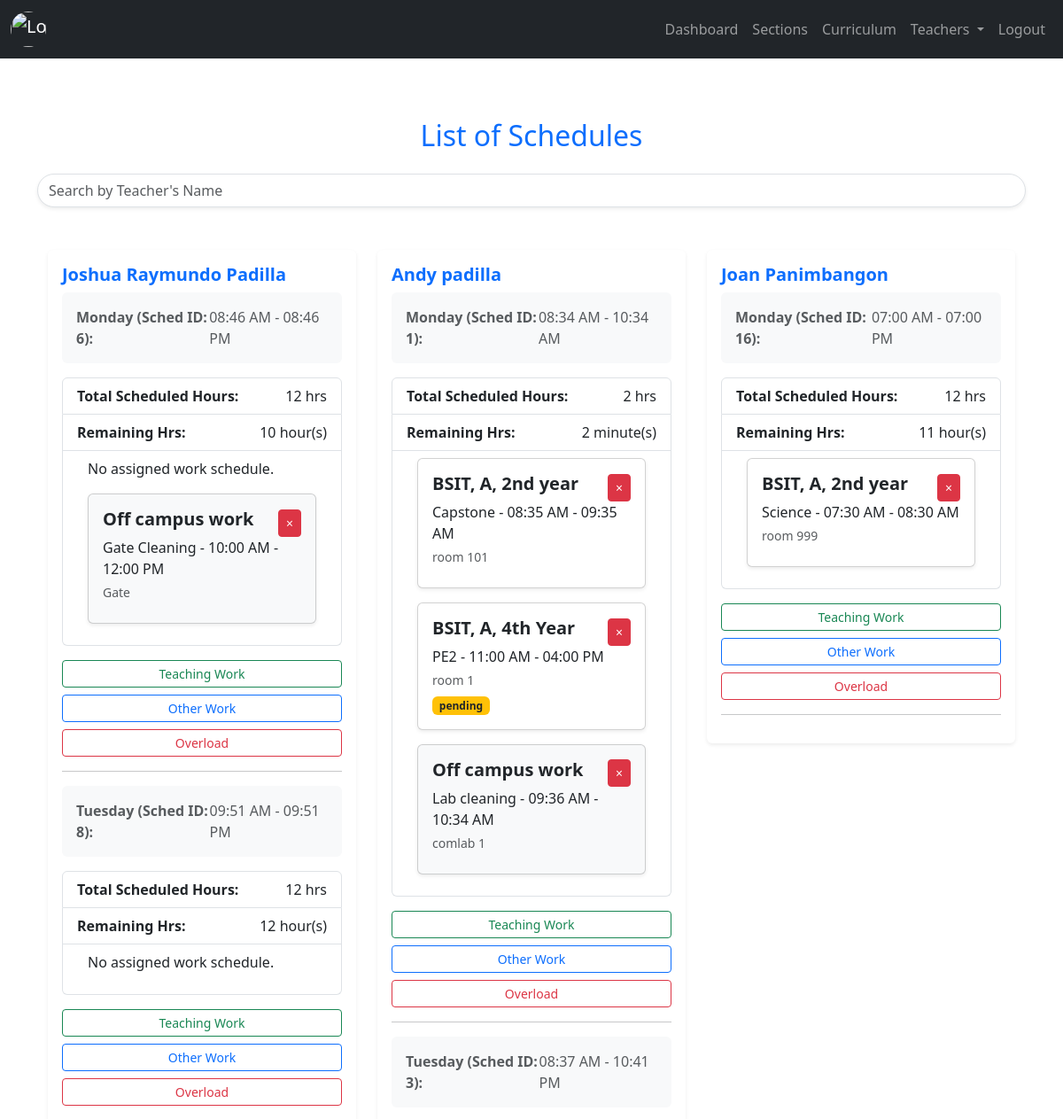
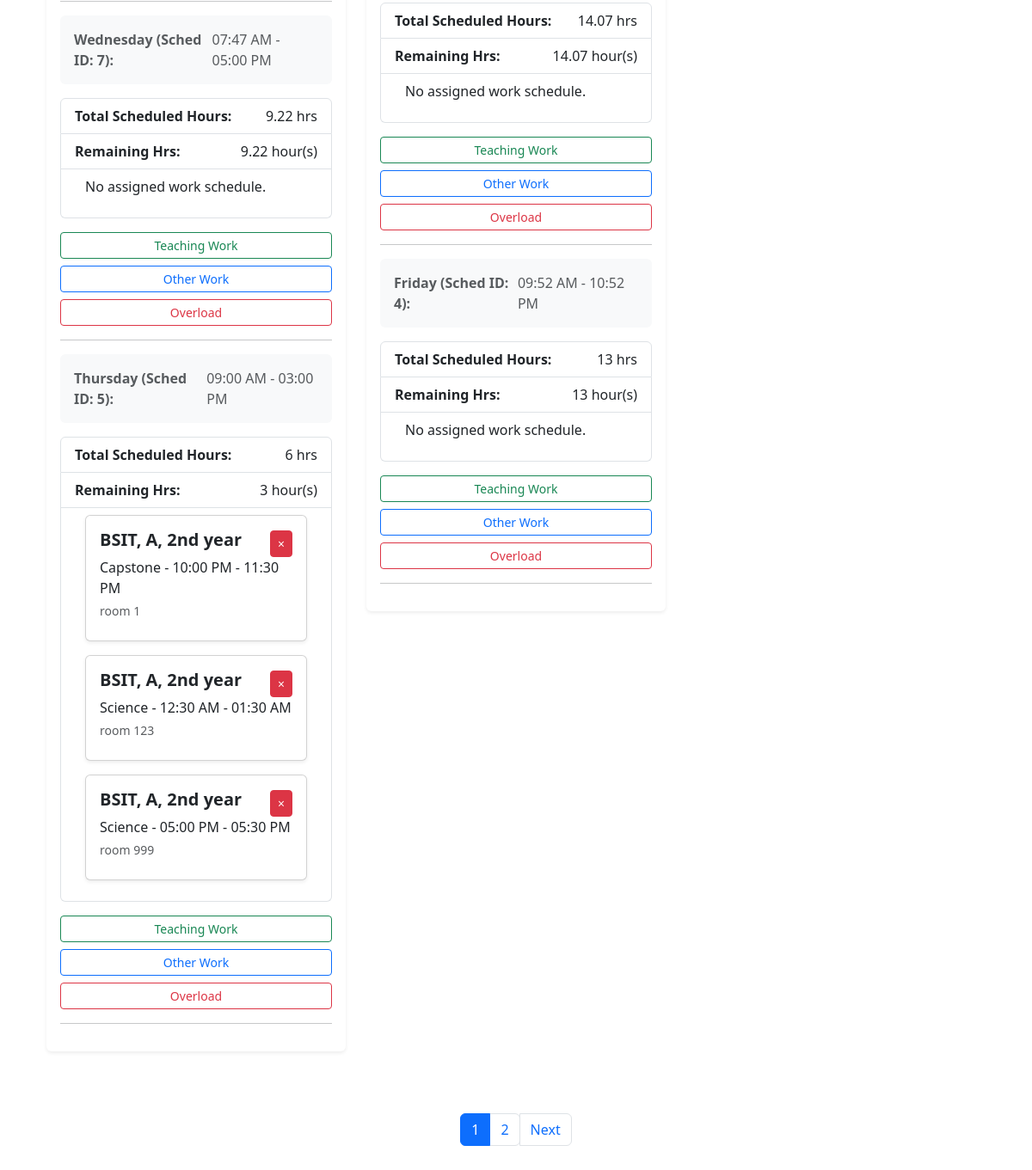
/admin/list_schedules.php, run on the app's committed database (2 pictures, top to bottom).
### tables this page shows
CREATE TABLE `tblschedule` (
  `sched_id` int(11) NOT NULL,
  `sched_teacher_id` int(11) NOT NULL,
  `sched_day` varchar(60) NOT NULL,
  `sched_start_Hrs` time NOT NULL,
  `sched_end_Hrs` time NOT NULL,
  `sched_status` varchar(60) NOT NULL DEFAULT 'normal'
);

CREATE TABLE `tblotherworkschedule` (
  `ows_id` int(11) NOT NULL,
  `ows_schedule_id` int(11) NOT NULL,
  `ows_location` text NOT NULL,
  `ows_work_description` text NOT NULL,
  `ows_subtStartTimeAssign` time NOT NULL,
  `ows_subtEndTimeAssign` time NOT NULL,
  `ows_typeOfWork` varchar(60) NOT NULL
);

CREATE TABLE `tblsection` (
  `sectionId` int(11) NOT NULL,
  `course` varchar(60) NOT NULL,
  `year_level` varchar(60) NOT NULL,
  `section` varchar(60) NOT NULL,
  `section_status` int(11) NOT NULL DEFAULT 1 COMMENT '0=archive, 1=exist'
);

CREATE TABLE `tblcurriculum` (
  `subject_id` int(11) NOT NULL,
  `subject_code` varchar(60) NOT NULL,
  `subject_name` varchar(60) NOT NULL,
  `lab_num` int(11) NOT NULL,
  `lec_num` int(11) NOT NULL,
  `hours` int(11) NOT NULL,
  `semester` int(11) NOT NULL,
  `designated_year_level` int(11) NOT NULL,
  `subject_status` int(11) NOT NULL DEFAULT 1 COMMENT '0=archive,1=exist'
);

CREATE TABLE `tblworkschedule` (
  `ws_id` int(11) NOT NULL,
  `ws_schedule_id` int(11) NOT NULL,
  `ws_sectionId` int(11) NOT NULL,
  `ws_roomCode` varchar(60) NOT NULL,
  `ws_CurriculumID` int(11) NOT NULL,
  `ws_subtStartTimeAssign` time NOT NULL,
  `ws_subtEndTimeAssign` time NOT NULL,
  `ws_typeOfWork` varchar(60) NOT NULL,
  `ws_ol_request_status` varchar(60) DEFAULT NULL,
  `ws_status` varchar(60) NOT NULL DEFAULT 'regular_work'
);

### admin/backend/db.php (called while the page is built, shortened)
<?php
class db_connect
{
    public $host = db_host;
    public $user = db_user;
    public $pass = db_pass;
    public $name = db_name;
    public function connect()
    {
        try {
            $this->conn = new mysqli($this->host, $this->user, $this->pass, $this->name);
        } catch (\Throwable $th) {
            header("Location:setup.php");
        }
    }
}

### admin/backend/class.php (called while the page is built, shortened)
<?php
include ('db.php');
class global_class extends db_connect
{
    public function fetch_schedule()
    {
        if ($query->execute()) {
            $result = $query->get_result();
            if ($result->num_rows > 0) {
                $schedules = $result->fetch_all(MYSQLI_ASSOC);
                foreach ($schedules as &$schedule) {
                    $days = explode(',', $schedule['days']);
                    $times = explode(',', $schedule['schedule_times']);
                    $total_hours_per_day = [];
                    foreach ($days as $index => $day) {
                        $time_range = explode('-', $times[$index]);
                        $start_time = $time_range[0];
                        $end_time = $time_range[1];
                        $start_timestamp = strtotime($start_time);
                        $end_timestamp = strtotime($end_time);
                        $total_hours = round(abs($end_timestamp - $start_timestamp) / 3600, 2);
                        if (!isset($total_hours_per_day[$day])) {
                            $total_hours_per_day[$day] = 0;
                        }
                        $total_hours_per_day[$day] += $total_hours;
                    }
                }
                return $schedules;
            } else {
                $query->close();
                return [];
            }
        } else {
            $query->close();
            return false;
        }
    }
    public function fetch_workschedule($sched_id)
    {
        $query = "
            SELECT *
            FROM tblschedule
            LEFT JOIN tblworkschedule ON tblschedule.sched_id = tblworkschedule.ws_schedule_id
            LEFT JOIN tblsection ON tblsection.sectionId = tblworkschedule.ws_sectionId
            LEFT JOIN tblcurriculum ON tblcurriculum.subject_id = tblworkschedule.ws_CurriculumID
            WHERE tblschedule.sched_id = '$sched_id'
        ";
        $result = $this->conn->query($query);
        if ($result) {
            if ($result->num_rows > 0) {
                $schedules = $result->fetch_all(MYSQLI_ASSOC);
                return $schedules;
            } else {
                $result->free();
                return [];
            }
        } else {
            return false;
        }
    }
    public function fetch_workscheduleOther($sched_id)
    {
        $query = "
            SELECT *
            FROM tblschedule
            LEFT JOIN tblotherworkschedule ON tblschedule.sched_id = tblotherworkschedule.ows_schedule_id
            WHERE tblschedule.sched_id = '$sched_id'
        ";
        $result = $this->conn->query($query);
        if ($result) {
            if ($result->num_rows > 0) {
                $schedules = $result->fetch_all(MYSQLI_ASSOC);
                return $schedules;
            } else {
                $result->free();
                return [];
            }
        } else {
            return false;
        }
    }
}

### admin/list_schedules.php (the view, shortened to what this page needs)
<?php
include "components/header.php";
?>
<div class="container mt-5">
    <h2 class="text-center mb-4 text-primary">List of Schedules</h2>
    <div class="mb-4">
        <input type="text" id="searchInput" class="form-control rounded-pill shadow-sm" placeholder="Search by Teacher's Name">
    </div>
<div class="container my-5">
    <div class="row">
        <?php
        $fetch_schedule = $db->fetch_schedule();
        foreach ($fetch_schedule as $schedule):
        ?>
        <div class="col-md-4 mb-4 card-item" data-teacher-name="<?= strtolower($schedule['teacher_name']) ?>">
            <div class="card shadow-sm border-0">
                <div class="card-body">
                    <h5 class="card-title text-primary fw-bold"><?= ucfirst($schedule['teacher_name']) ?></h5>
                    <?php
                   $days = explode(',', $schedule['days']);
                   $times = explode(',', $schedule['schedule_times']);
                   $sched_ids_per_day = explode(',', $schedule['sched_ids_per_day']);
                   $total_hours_workschedule = explode(',', $schedule['total_minutes_workschedule']);
                   foreach ($days as $index => $day):
                       list($sched_id, $sched_day) = explode(':', $sched_ids_per_day[$index]);
                       $time_range = explode('-', $times[$index]);
                       $start_time = $time_range[0];
                       $end_time = $time_range[1];
                       $start_timestamp = strtotime($start_time);
                       $end_timestamp = strtotime($end_time);
                       $total_hours = round(abs($end_timestamp - $start_timestamp) / 3600, 2);
                       $total_minutes = round(abs($end_timestamp - $start_timestamp) / 60, 2);
                       $work_schedule_minutes = isset($total_hours_workschedule[$index]) ? $total_hours_workschedule[$index] : 0;
                       $remaining_minutes = $total_minutes - $work_schedule_minutes;
                       $remaining_hours = round($remaining_minutes / 60, 2);
                    ?>
                    <div class="d-flex justify-content-between mb-3 p-3 bg-light rounded">
                        <span class="text-muted fw-semibold"><?= ucfirst($day) ?> (Sched ID: <?= $sched_id ?>):</span>
                        <span class="text-muted"><?= date('h:i A', strtotime($start_time)) ?> - <?= date('h:i A', strtotime($end_time)) ?></span>
                    </div>
                    <ul class="list-group mb-3">
                        <li class="list-group-item d-flex justify-content-between align-items-center">
                            <strong>Total Scheduled Hours:</strong> <?= $total_hours ?> hrs
                        </li>
                        <li class="list-group-item d-flex justify-content-between align-items-center">
                            <strong>Remaining Hrs:</strong> <?= $remaining_hours >= 1 ? "$remaining_hours hour(s)" : "$remaining_minutes minute(s)"; ?>
                        </li>
                        <li class="list-group-item d-flex justify-content-between align-items-center">
                            <div class="container">
                                <?php
                                include "backend/end-points/schedule_list.php";
                                ?>
                            </div>
                        </li>
                    </ul>
                    <div class="d-grid gap-2">
                        <a href="#" class="btn btn-outline-success btn-sm TogglerAssignSubject" data-bs-toggle="modal" data-bs-target="#assignSubjectModal"
                            data-remaining_hours='<?= $remaining_hours ?>'
                            data-sched_id='<?= $sched_id ?>'>Teaching Work</a>
                        <a href="#" class="btn btn-outline-primary TogglerAssignOtherWork btn-sm" data-bs-toggle="modal" data-bs-target="#assignOtherWorkModal"
                            data-remaining_hours='<?= $remaining_hours ?>'
                            data-sched_id='<?= $sched_id ?>'
                        >Other Work</a>
                        <a href="#" class="btn btn-outline-danger btn-sm TogglerAssignOverLoadWork" data-bs-toggle="modal" data-bs-target="#olModal"
                            data-remaining_hours='<?= $remaining_hours ?>'
                            data-sched_id='<?= $sched_id ?>'
                        >Overload</a>
                    </div>
                    <hr class="my-3">
                    <?php endforeach; ?>
                </div>
            </div>
        </div>
        <?php endforeach; ?>
    </div>
</div>
    <nav aria-label="Page navigation">
        <ul class="pagination justify-content-center" id="pagination">
            <ul class="pagination" id="pageNumbers"></ul>
            <li class="page-item" id="nextPage">
                <a class="page-link" href="#" aria-label="Next">
                    Next
                </a>
            </li>
        </ul>
    </nav>
</div>
<?php
include "components/footer.php";
?>

### admin/backend/end-points/schedule_list.php (shortened to what this page needs)
<?php
                                $fetch_workschedule = $db->fetch_workschedule($sched_id);
                                if (!empty($fetch_workschedule)) {
                                    $has_assigned_work = false;
                                    foreach ($fetch_workschedule as $workschedule):
                                        $card_color="";
                                        if ($workschedule['ws_id']) {
                                            $has_assigned_work = true;
                                            $start_time = date('h:i A', strtotime($workschedule['ws_subtStartTimeAssign']));
                                            $end_time = date('h:i A', strtotime($workschedule['ws_subtEndTimeAssign']));
                                            if($workschedule['ws_ol_request_status'] !="pending"){
                                                $card_color="bg-light";
                                            }else{
                                                $card_color="bg-warning";
                                            }
                                ?>
                                           <div class="card shadow-sm mb-3 ">
                                                <div class="card-body">
                                                    <div class="d-flex justify-content-between align-items-center">
                                                        <h5 class="card-title mb-2">
                                                            <strong><?= $workschedule['course'] ?>, <?= $workschedule['section'] ?>, <?= $workschedule['year_level'] ?></strong>
                                                        </h5>
                                                        <?php if ($has_assigned_work): ?>
                                                            <button class="btn btn-sm btn-outline-danger togglerDeleteWorkSchedule bg-danger text-white" type="button"
                                                            data-ws_id='<?= $workschedule['ws_id']?>'>×</button>
                                                        <?php endif; ?>
                                                    </div>
                                                    <p class="card-text mb-1"><?= ucfirst($workschedule['subject_name']) ?> - <?= $start_time ?> - <?= $end_time ?></p>
                                                    <small class="text-muted d-block mb-2"><?= $workschedule['ws_roomCode'] ?></small>
                                                    <span class="badge <?=$card_color?> text-dark"><?=$workschedule['ws_ol_request_status']?></span>
                                                </div>
                                            </div>
                                <?php }
                                    endforeach;
                                    if (!$has_assigned_work) {
                                        echo '<p>No assigned work schedule.</p>';
                                    }
                                } else {
                                    echo '<p>No work schedule assigned.</p>';
                                }
                                $fetch_workschedule = $db->fetch_workscheduleOther($sched_id);
                                if (!empty($fetch_workschedule)) {
                                    foreach ($fetch_workschedule as $workschedule):
                                        if ($workschedule['ows_id']) {
                                            $has_assigned_work = true;
                                            $start_time = date('h:i A', strtotime($workschedule['ows_subtStartTimeAssign']));
                                            $end_time = date('h:i A', strtotime($workschedule['ows_subtEndTimeAssign']));
                                ?>
                                           <div class="card shadow-sm mb-3 bg-light">
                                                <div class="card-body">
                                                    <div class="d-flex justify-content-between align-items-center">
                                                        <h5 class="card-title mb-2">
                                                            <strong><?= ucfirst($workschedule['ows_typeOfWork'])?></strong>
                                                        </h5>
                                                        <?php if ($has_assigned_work): ?>
                                                        <button class="btn btn-sm btn-outline-danger togglerDeleteWorkScheduleOther bg-danger text-white" type="button"
                                                        data-ows_id='<?= $workschedule['ows_id']?>'>×</button>
                                                        <?php endif; ?>
                                                    </div>
                                                    <p class="card-text mb-1"><?= ucfirst($workschedule['ows_work_description']) ?> - <?= $start_time ?> - <?= $end_time ?></p>
                                                    <small class="text-muted d-block mb-2"><?= $workschedule['ows_location'] ?></small>
                                                </div>
                                            </div>
                                <?php }
                                    endforeach;
                                } else {
                                    echo '<p>No work schedule assigned.</p>';
                                }
                                ?>

### data on the page
tblschedule: tblotherworkschedule.ows_typeOfWork "Off campus work", tblotherworkschedule.ows_work_description "Gate Cleaning", tblotherworkschedule.ows_subtStartTimeAssign "10:00 AM", tblotherworkschedule.ows_subtEndTimeAssign "12:00 PM", tblotherworkschedule.ows_location "Gate"
tblschedule: tblsection.course "BSIT", tblsection.section "A", tblsection.year_level "2nd year", tblcurriculum.subject_name "Capstone", tblworkschedule.ws_subtStartTimeAssign "10:00 PM", tblworkschedule.ws_subtEndTimeAssign "11:30 PM", tblworkschedule.ws_roomCode "room 1", tblcurriculum.subject_name "Science", tblworkschedule.ws_subtStartTimeAssign "12:30 AM", tblworkschedule.ws_subtEndTimeAssign "01:30 AM", tblworkschedule.ws_roomCode "room 123", tblworkschedule.ws_subtStartTimeAssign "05:00 PM", tblworkschedule.ws_subtEndTimeAssign "05:30 PM", tblworkschedule.ws_roomCode "room 999"
tblschedule: tblsection.course "BSIT", tblsection.section "A", tblsection.year_level "2nd year", tblcurriculum.subject_name "Capstone", tblworkschedule.ws_subtStartTimeAssign "08:35 AM", tblworkschedule.ws_subtEndTimeAssign "09:35 AM", tblworkschedule.ws_roomCode "room 101", tblsection.year_level "4th Year", tblcurriculum.subject_name "PE2", tblworkschedule.ws_subtStartTimeAssign "11:00 AM", tblworkschedule.ws_subtEndTimeAssign "04:00 PM", tblworkschedule.ws_roomCode "room 1", tblworkschedule.ws_ol_request_status "pending", tblotherworkschedule.ows_typeOfWork "Off campus work", tblotherworkschedule.ows_work_description "Lab cleaning", tblotherworkschedule.ows_subtStartTimeAssign "09:36 AM", tblotherworkschedule.ows_subtEndTimeAssign "10:34 AM", tblotherworkschedule.ows_location "comlab 1"
tblschedule: tblsection.course "BSIT", tblsection.section "A", tblsection.year_level "2nd year", tblcurriculum.subject_name "Science", tblworkschedule.ws_subtStartTimeAssign "07:30 AM", tblworkschedule.ws_subtEndTimeAssign "08:30 AM", tblworkschedule.ws_roomCode "room 999"

### other printed values
$schedule['teacher_name'] "Joshua Raymundo Padilla"
$day "Monday"
$sched_id "6"
date('h:i A', strtotime($start_time)) "08:46 AM"
date('h:i A', strtotime($end_time)) "08:46 PM"
$total_hours "12"
$remaining_hours "10"
$day "Tuesday"
$sched_id "8"
date('h:i A', strtotime($start_time)) "09:51 AM"
date('h:i A', strtotime($end_time)) "09:51 PM"
$remaining_hours "12"
$day "Wednesday"
$sched_id "7"
date('h:i A', strtotime($start_time)) "07:47 AM"
